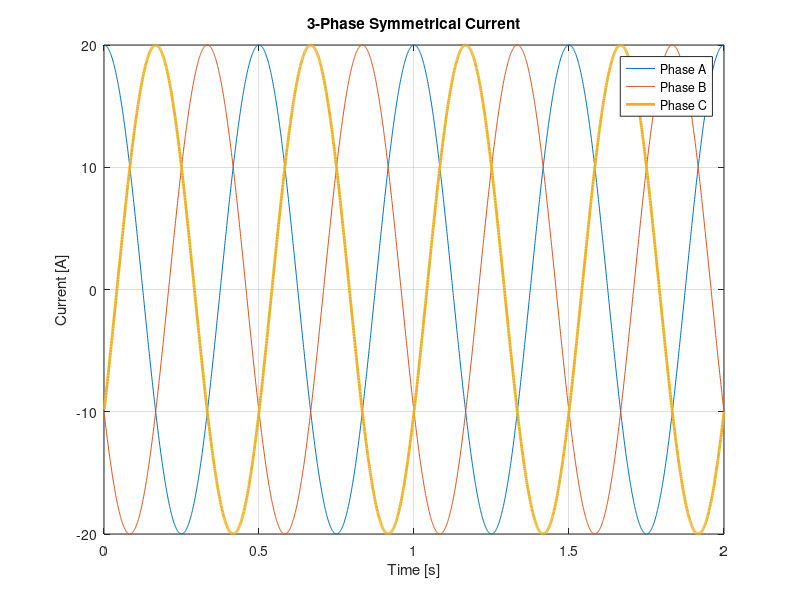
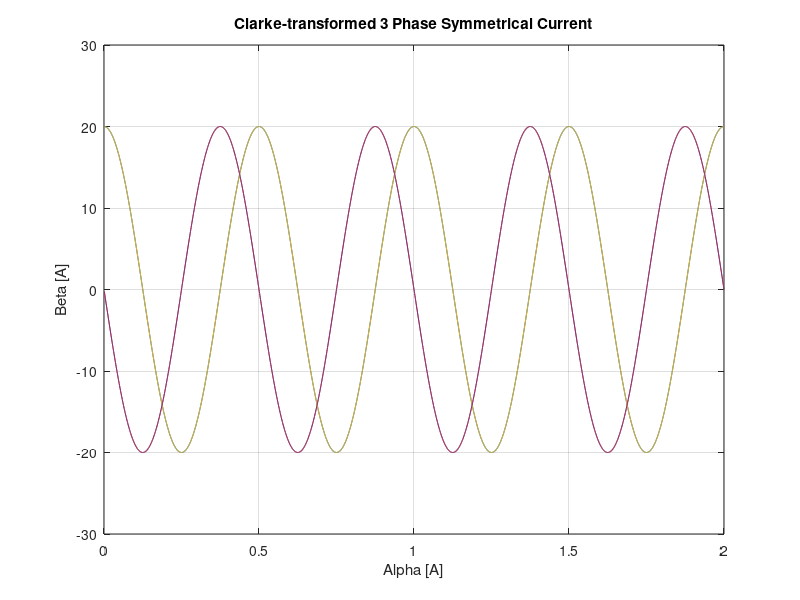

Write the MATLAB code that produced these figures, in order.
clear, close all, clc

%% In-Lecture Exercise for Lecture 6: 3-Phase Symmetrical Current
% Design a 3-phase current array (2 seconds) and plot.
% The frequency is 2 Hz
% The amplitude is 20 A
% i1(t) = A * cos(wt + 0)
% i2(t) = A * cos(wt + 120)
% i3(t) = A * cos(wt - 120)

A = 20; % Amps
f = 2; % Hz
w = f * 2 * pi; % rad/s

for k = 1:2000
    t(k) = 0.001 * k;
    i1(k) = A * cos(w*t(k));
    i2(k) = A * cos(w*t(k) + deg2rad(120));
    i3(k) = A * cos(w*t(k) - deg2rad(120));
end

figure(1)
plot(t,i1,t,i2,t,i3, 'LineWidth', 2)
legend('Phase A', 'Phase B', 'Phase C')
grid on
title('3-Phase Symmetrical Current')
xlabel('Time [s]')
ylabel('Current [A]')

% Do a Clarke transformation of the 3 currents and plot them in the
% alpha/beta plane
Clarke = 2/3*[1 -1/2 -1/2; 0 sqrt(3)/2 -sqrt(3)/2];
phases = [i1; i2; i3];
alpha_beta = Clarke * phases;
alpha = i1;
beta = 1/(sqrt(3)) * (i2  - i3);

figure(2)
%plot(alpha_beta(1,:),alpha_beta(2,:))
plot(t,alpha_beta(1,:),t,alpha_beta(2,:),t,alpha,t,beta)
grid on
title('Clarke-transformed 3 Phase Symmetrical Current')
xlabel('Alpha [A]')
ylabel('Beta [A]')

% Do a Park transformation
%Park = [-sin(w*t(k)) cos(w*t(k)); cos(w*t(k)) sin(w*t(k))];
%i_qd = Park * alpha_beta;

%figure(3)
%plot(i_qd(1,:),i_qd(2,:))